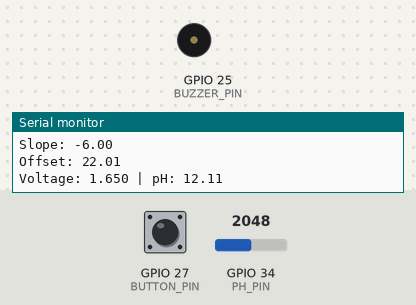
The sketch below on a simulated ESP32. Parts: buzzer (waves = sounding, pin HIGH), the last lines printed to the serial monitor. The test bench sets the inputs (shaded band); at power-on: GPIO 27 (BUTTON_PIN) HIGH, GPIO 34 (PH_PIN) = 2048. EEPROM starts erased.

Above: at 1.4 s.
1.5 s: GPIO 27 (BUTTON_PIN) pulled LOW for 3.2 s
At 4.76 s:
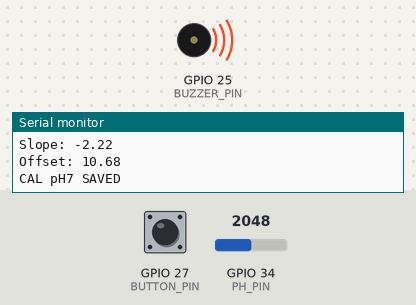
Timing chart, 0 to 6.3 s (numbered marks = the images above; inputs shaded):
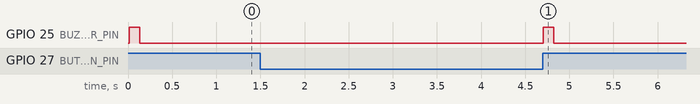

The sketch:

hieu_chuan_ph_press.ino
```cpp
#include <Preferences.h>

#define PH_PIN      34
#define BUTTON_PIN  27
#define BUZZER_PIN  25

#define BUFFER_SIZE 100

Preferences prefs;

// buffer
int samples[BUFFER_SIZE];
int sampleIndex = 0;
unsigned long lastSampleTime = 0;

// realtime
float voltage = 0;
float phValue = 0;

// calibration
float voltage7 = 2.50;
float voltage4 = 3.00;
float slope = 0;
float offset = 0;

// button
bool buttonPressed = false;
unsigned long buttonPressTime = 0;

void setup()
{
  Serial.begin(115200);

  pinMode(PH_PIN, INPUT);
  pinMode(BUTTON_PIN, INPUT_PULLUP);
  pinMode(BUZZER_PIN, OUTPUT);

  digitalWrite(BUZZER_PIN, LOW);

  // =========================
  // LOAD CALIBRATION FROM ROM
  // =========================
  prefs.begin("phcal", false);

  voltage7 = prefs.getFloat("v7", 2.50);
  voltage4 = prefs.getFloat("v4", 3.00);

  Serial.println("Loaded calibration:");
  Serial.print("V7: "); Serial.println(voltage7);
  Serial.print("V4: "); Serial.println(voltage4);

  // init buffer
  for (int i = 0; i < BUFFER_SIZE; i++)
    samples[i] = analogRead(PH_PIN);

  calculateCalibration();
  beep(1);
}

void loop()
{
  readPH();
  handleButton();
  calculatePH();

  static unsigned long lastPrint = 0;

  if (millis() - lastPrint > 1000)
  {
    lastPrint = millis();

    Serial.print("Voltage: ");
    Serial.print(voltage, 3);

    Serial.print(" | pH: ");
    Serial.println(phValue, 2);
  }
}

// =========================
// READ & AVERAGE
// =========================
void readPH()
{
  if (millis() - lastSampleTime >= 50)
  {
    lastSampleTime = millis();

    samples[sampleIndex] = analogRead(PH_PIN);
    sampleIndex = (sampleIndex + 1) % BUFFER_SIZE;

    long total = 0;

    for (int i = 0; i < BUFFER_SIZE; i++)
      total += samples[i];

    float adcAvg = total / (float)BUFFER_SIZE;

    voltage = adcAvg * (3.3 / 4095.0);
  }
}

// =========================
// BUTTON HANDLING
// =========================
void handleButton()
{
  bool state = (digitalRead(BUTTON_PIN) == LOW);

  if (state && !buttonPressed)
  {
    buttonPressed = true;
    buttonPressTime = millis();
  }

  if (!state && buttonPressed)
  {
    buttonPressed = false;

    unsigned long hold = millis() - buttonPressTime;

    // =========================
    // CAL pH4
    // =========================
    if (hold >= 8000)
    {
      voltage4 = voltage;

      prefs.putFloat("v4", voltage4);

      calculateCalibration();

      Serial.println("CAL pH4 SAVED");
      beep(2);
    }

    // =========================
    // CAL pH7
    // =========================
    else if (hold >= 3000)
    {
      voltage7 = voltage;

      prefs.putFloat("v7", voltage7);

      calculateCalibration();

      Serial.println("CAL pH7 SAVED");
      beep(1);
    }
  }
}

// =========================
// CALIBRATION
// =========================
void calculateCalibration()
{
  slope = (4.01 - 7.01) / (voltage4 - voltage7);
  offset = 7.01 - slope * voltage7;

  Serial.println("Calibration updated");
  Serial.print("Slope: "); Serial.println(slope);
  Serial.print("Offset: "); Serial.println(offset);
}

// =========================
// PH CALC
// =========================
void calculatePH()
{
  phValue = slope * voltage + offset;
}

// =========================
// BUZZER
// =========================
void beep(int times)
{
  for (int i = 0; i < times; i++)
  {
    digitalWrite(BUZZER_PIN, HIGH);
    delay(120);
    digitalWrite(BUZZER_PIN, LOW);
    delay(120);
  }
}
```

Measured:
- after the input at 1.5 s, GPIO 25 (BUZZER_PIN): LOW → HIGH after 3.2 s, → LOW 0.12 s later
